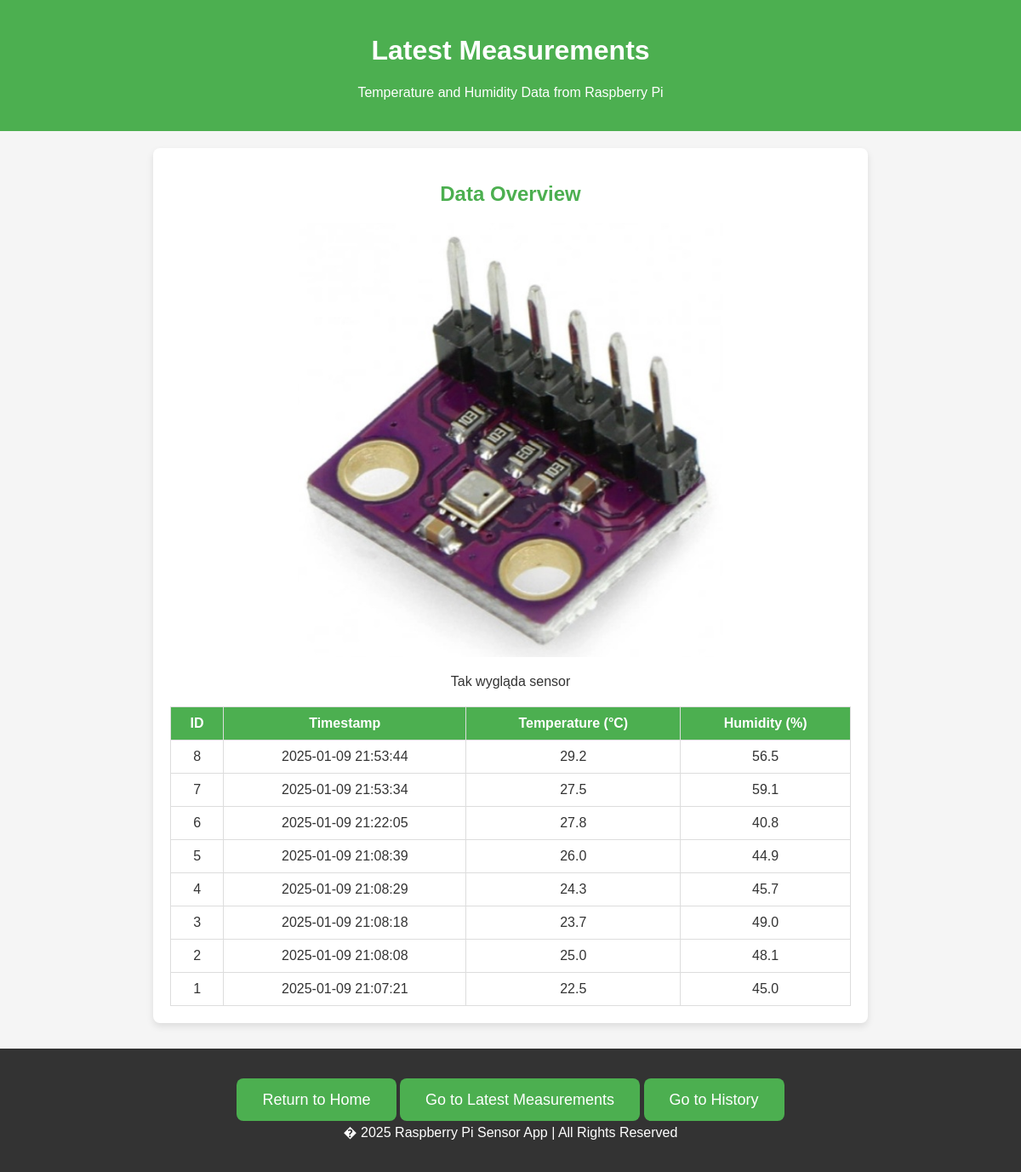
The app's page /measurements_page with its own data.
### tables this page shows
CREATE TABLE weather_control (
            id INTEGER PRIMARY KEY AUTOINCREMENT,
            timestamp DATETIME DEFAULT CURRENT_TIMESTAMP,
            temperature REAL,
            humidity REAL
        );

### app.py (the view)
@app.route('/measurements_page')
def measurements_page():
    conn = sqlite3.connect(DB_PATH)
    cursor = conn.cursor()
    cursor.execute("SELECT * FROM weather_control ORDER BY timestamp DESC LIMIT 10")
    measurements = cursor.fetchall()
    conn.close()
    return render_template('measurements.html', measurements=measurements)

### templates/measurements.html (shortened to what this page needs)
<!DOCTYPE html>
<html lang="en">
<head>
    <link rel="stylesheet" href="static/css/index.css">
</head>
<body>
    <header>
        <h1 class="welcome-msg">Latest Measurements</h1>
        <p>Temperature and Humidity Data from Raspberry Pi</p>
    </header>
    <div class="container">
        <h2>Data Overview</h2>
        <div class="image-container">
            <img src="static/images/weather.jpg" alt="Weather detector" class="resized-image">
            <p>Tak wygląda sensor</p>
        </div>
        <table>
            <thead>
                <tr>
                    <th>ID</th>
                    <th>Timestamp</th>
                    <th>Temperature (&deg;C)</th>
                    <th>Humidity (%)</th>
                </tr>
            </thead>
            <tbody>
                {% for measurement in measurements %}
                    <tr>
                        <td>{{ measurement[0] }}</td>
                        <td>{{ measurement[1] }}</td>
                        <td>{{ measurement[2] }}</td>
                        <td>{{ measurement[3] }}</td>
                    </tr>
                {% endfor %}
            </tbody>
        </table>
    </div>
    <footer>
        <div class="cta">
            <a href="/" class="button">Return to Home</a>
            <a href="/measurements_page" class="button">Go to Latest Measurements</a>
            <a href="/history_page" class="button">Go to History</a>
        </div>
        <p>� 2025 Raspberry Pi Sensor App | All Rights Reserved</p>
    </footer>
</body>
</html>

### static/css/index.css (style rules this page uses)
body { font-family: Arial, sans-serif; margin: 0; padding: 0; background: #f5f5f5; color: #333; }
header { background: #4CAF50; color: white; padding: 20px 0; text-align: center; }
h1, h2 { color: #4CAF50; text-align: center; }
table { width: 100%; border-collapse: collapse; margin-top: 20px; }
table, th, td { border: 1px solid #ddd; }
th, td { padding: 10px; text-align: center; }
th { background: #4CAF50; color: white; }
.cta { text-align: center; margin-top: 30px; }
.cta a { background: #4CAF50; color: white; text-decoration: none; padding: 15px 30px; border-radius: 8px; font-size: 18px; }
.welcome-msg { color: white; font-size: 2rem; font-weight: bold; }
.container { max-width: 800px; margin: 20px auto; padding: 20px; background: white; border-radius: 8px; box-shadow: 0 4px 8px rgba(0, 0, 0, 0.1); }
footer { text-align: center; padding: 20px 0; background: #333; color: white; margin-top: 30px; }
.image-container { text-align: center; }
.resized-image { width: 100%; max-width: 500px; height: auto; }

### records on screen
weather_control: id "8", timestamp "2025-01-09 21:53:44", temperature "29.2", humidity "56.5"
weather_control: id "7", timestamp "2025-01-09 21:53:34", temperature "27.5", humidity "59.1"
weather_control: id "6", timestamp "2025-01-09 21:22:05", temperature "27.8", humidity "40.8"
weather_control: id "5", timestamp "2025-01-09 21:08:39", temperature "26.0", humidity "44.9"
weather_control: id "4", timestamp "2025-01-09 21:08:29", temperature "24.3", humidity "45.7"
weather_control: id "3", timestamp "2025-01-09 21:08:18", temperature "23.7", humidity "49.0"
weather_control: id "2", timestamp "2025-01-09 21:08:08", temperature "25.0", humidity "48.1"
weather_control: id "1", timestamp "2025-01-09 21:07:21", temperature "22.5", humidity "45.0"
